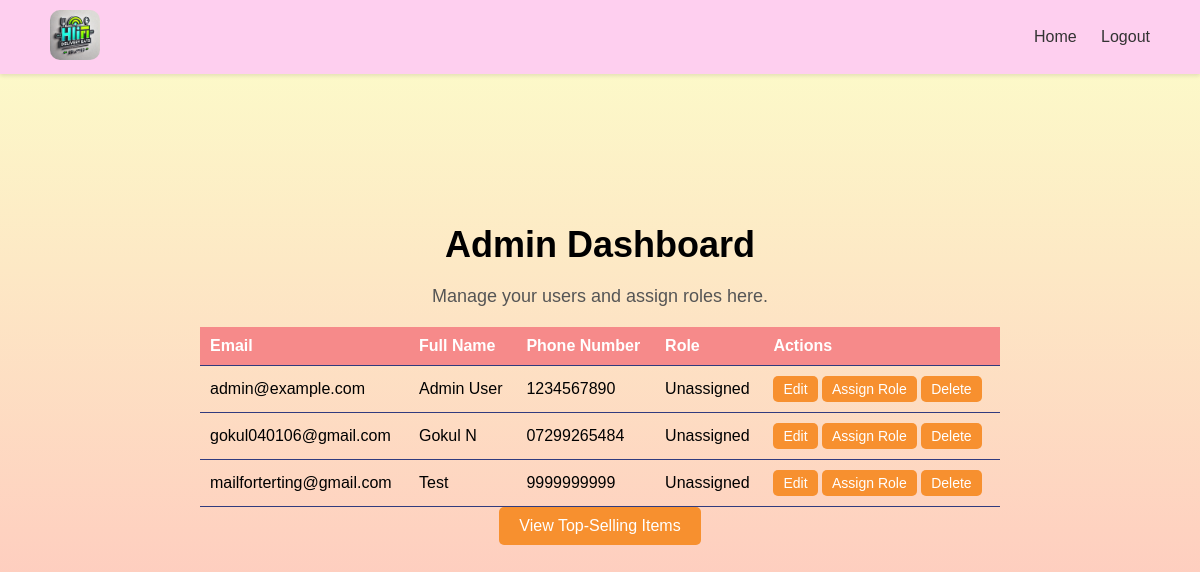
The app's page /admin/dashboard (signed in), older data.
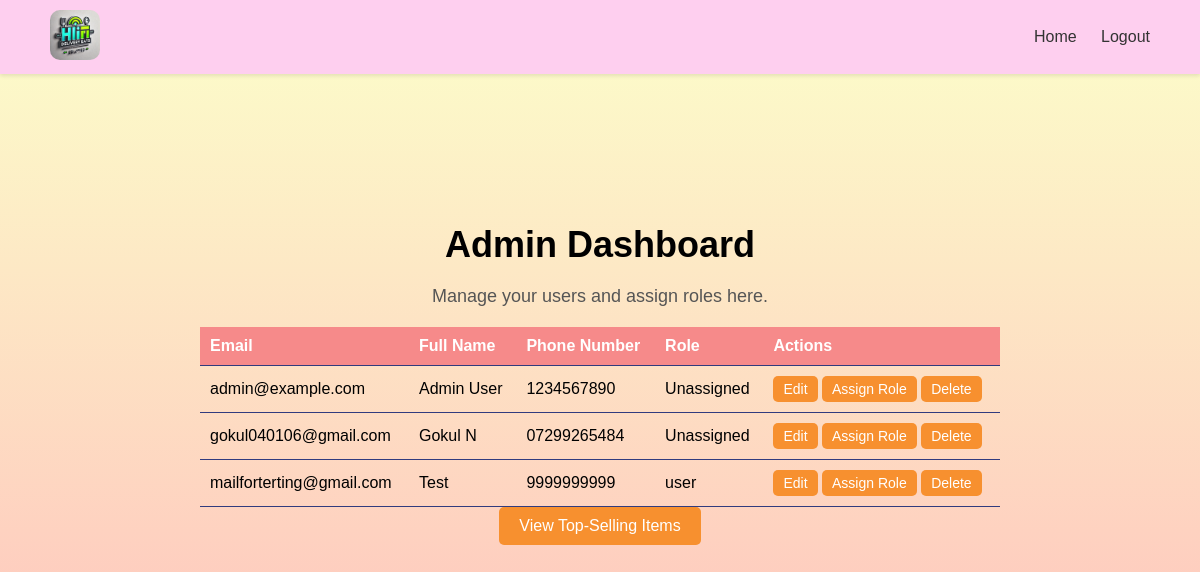
The same page, newer data.
### tables this page shows
CREATE TABLE users (
        user_id INTEGER PRIMARY KEY AUTOINCREMENT,
        email TEXT UNIQUE NOT NULL,
        password_hash TEXT NOT NULL,
        full_name TEXT,
        phone_number TEXT,
        created_at TIMESTAMP DEFAULT CURRENT_TIMESTAMP,
        updated_at TIMESTAMP DEFAULT CURRENT_TIMESTAMP,
        last_login TIMESTAMP,
        is_active BOOLEAN DEFAULT TRUE,
        is_admin INTEGER DEFAULT 0,
        is_delivery_boy INTEGER DEFAULT 0,
        role_id INTEGER,
        FOREIGN KEY(role_id) REFERENCES roles(role_id)
    );

CREATE TABLE roles (
        role_id INTEGER PRIMARY KEY AUTOINCREMENT,
        role_name TEXT NOT NULL UNIQUE,
        role_description TEXT,
        created_at TIMESTAMP DEFAULT CURRENT_TIMESTAMP
    );

### app.py (the view)
@app.route('/admin/dashboard')
def admin_dashboard():
    if not is_admin():
        flash('Access denied. Admins only.', 'error')
        return redirect(url_for('index'))
    conn = get_db()
    cursor = conn.cursor()
    cursor.execute('''
        SELECT users.user_id, users.email, users.full_name, users.phone_number, roles.role_name
        FROM users
        LEFT JOIN roles ON users.role_id = roles.role_id
    ''')
    users = cursor.fetchall()
    conn.close()
    return render_template('admin_dashboard.html', users=users)

### app.py (called while the page is built)
def get_db():
    conn = sqlite3.connect(DATABASE)
    conn.row_factory = sqlite3.Row
    return conn

def is_admin():
    user_email = session.get('user')
    if not user_email:
        print("No user in session")
        return False
    conn = get_db()
    cursor = conn.cursor()
    cursor.execute('SELECT is_admin FROM users WHERE email = ?', (user_email,))
    user = cursor.fetchone()
    conn.close()
    if user:
        print(f"User {user_email} is {'an admin' if user['is_admin'] == 1 else 'not an admin'}")
    return user and user['is_admin'] == 1

### templates/admin_dashboard.html (shortened to what this page needs)
<!DOCTYPE html>
<html lang="en">
<head>
    <link rel="stylesheet" href="{{ url_for('static', filename='css/admin_dashboard.css') }}">
</head>
<body>
    <div class="navbar">
        <div class="logo">
            <img src="{{ url_for('static', filename='images/hifilogo.png') }}" alt="HiFi Delivery Eats Logo">
        </div>
        <div class="nav-links">
            <a href="{{ url_for('index') }}">Home</a>
            <a href="{{ url_for('logout') }}">Logout</a>
        </div>
    </div>
    <div class="container">
        <h1>Admin Dashboard</h1>
        <p>Manage your users and assign roles here.</p>
        <table>
            <thead>
                <tr>
                    <th>Email</th>
                    <th>Full Name</th>
                    <th>Phone Number</th>
                    <th>Role</th>
                    <th>Actions</th>
                </tr>
            </thead>
            <tbody>
                {% for user in users %}
                <tr>
                    <td>{{ user['email'] }}</td>
                    <td>{{ user['full_name'] }}</td>
                    <td>{{ user['phone_number'] }}</td>
                    <td>{{ user['role_name'] or 'Unassigned' }}</td>
                    <td>
                        <a href="{{ url_for('edit_user', user_id=user['user_id']) }}" class="btn-small">Edit</a>
                        <a href="{{ url_for('assign_role', user_id=user['user_id']) }}" class="btn-small">Assign Role</a>
                        <form method="POST" action="{{ url_for('delete_user', user_id=user['user_id']) }}" style="display:inline;">
                            <button type="submit" class="btn-small">Delete</button>
                        </form>
                    </td>
                </tr>
                {% endfor %}
            </tbody>
        </table>
        <a href="{{ url_for('top_selling_items') }}" class="btn">View Top-Selling Items</a>
    </div>
</body>
</html>

### static/css/admin_dashboard.css (style rules this page uses)
* { margin: 0; padding: 0; box-sizing: border-box; font-family: Arial, sans-serif; }
body, html { width: 100%; height: 100%; background: linear-gradient(to top, #ffbbbb, #fcffca); }
.navbar { display: flex; justify-content: space-between; align-items: center; background-color: #fecfef; padding: 10px 50px; box-shadow: 0 2px 4px rgba(0, 0, 0, 0.1); }
.logo img { width: 50px; height: 50px; border-radius: 10px; }
.nav-links a { text-decoration: none; color: #333; margin-left: 20px; font-size: 16px; transition: color 0.3s; }
.container { display: flex; flex-direction: column; align-items: center; justify-content: center; height: 80vh; }
h1 { font-size: 36px; margin-bottom: 20px; }
p { font-size: 18px; color: #555; }
.btn { background-color: #f7902f; color: white; padding: 10px 20px; text-decoration: none; border: none; border-radius: 5px; font-size: 16px; cursor: pointer; transition: background 0.3s ease; margin-bottom: 20px; }
.btn-small { background-color: #f7902f; color: white; padding: 5px 10px; text-decoration: none; border: none; border-radius: 5px; font-size: 14px; cursor: pointer; transition: background 0.3s ease; }
table { width: 100%; max-width: 800px; border-collapse: collapse; margin-top: 20px; }
th, td { padding: 10px; text-align: left; border-bottom: 1px solid #313b7e; }
th { background-color: #f68a8a; color: white; }

Row changes from the older to the newer data that the page shows:
changed users "mailforterting@gmail.com": role_name "Unassigned" → "user"
